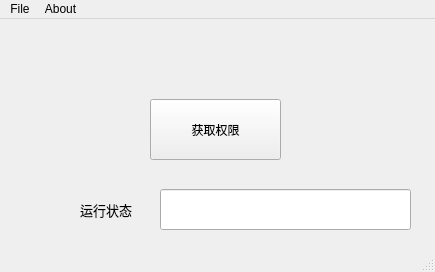
<?xml version="1.0" encoding="UTF-8"?>
<ui version="4.0">
 <class>MainWindow</class>
 <widget class="QMainWindow" name="MainWindow">
  <property name="geometry">
   <rect>
    <x>0</x>
    <y>0</y>
    <width>435</width>
    <height>272</height>
   </rect>
  </property>
  <property name="windowTitle">
   <string>MainWindow</string>
  </property>
  <widget class="QWidget" name="centralwidget">
   <widget class="QPushButton" name="pushButton">
    <property name="geometry">
     <rect>
      <x>150</x>
      <y>80</y>
      <width>131</width>
      <height>61</height>
     </rect>
    </property>
    <property name="text">
     <string>获取权限</string>
    </property>
   </widget>
   <widget class="QLineEdit" name="lineEdit">
    <property name="geometry">
     <rect>
      <x>160</x>
      <y>170</y>
      <width>251</width>
      <height>41</height>
     </rect>
    </property>
   </widget>
   <widget class="QLabel" name="label">
    <property name="geometry">
     <rect>
      <x>80</x>
      <y>170</y>
      <width>71</width>
      <height>41</height>
     </rect>
    </property>
    <property name="font">
     <font>
      <family>Microsoft YaHei UI</family>
      <pointsize>10</pointsize>
     </font>
    </property>
    <property name="text">
     <string>运行状态</string>
    </property>
   </widget>
  </widget>
  <widget class="QMenuBar" name="menubar">
   <property name="geometry">
    <rect>
     <x>0</x>
     <y>0</y>
     <width>435</width>
     <height>25</height>
    </rect>
   </property>
   <widget class="QMenu" name="menuFile">
    <property name="title">
     <string>File</string>
    </property>
    <addaction name="actionOpen"/>
   </widget>
   <widget class="QMenu" name="menuAbout">
    <property name="title">
     <string>About</string>
    </property>
    <addaction name="actionAbout_Tool"/>
   </widget>
   <addaction name="menuFile"/>
   <addaction name="menuAbout"/>
  </widget>
  <widget class="QStatusBar" name="statusbar"/>
  <action name="actionOpen">
   <property name="text">
    <string>Open</string>
   </property>
  </action>
  <action name="actionAbout_Tool">
   <property name="text">
    <string>About Tool</string>
   </property>
  </action>
 </widget>
 <resources/>
 <connections/>
</ui>
